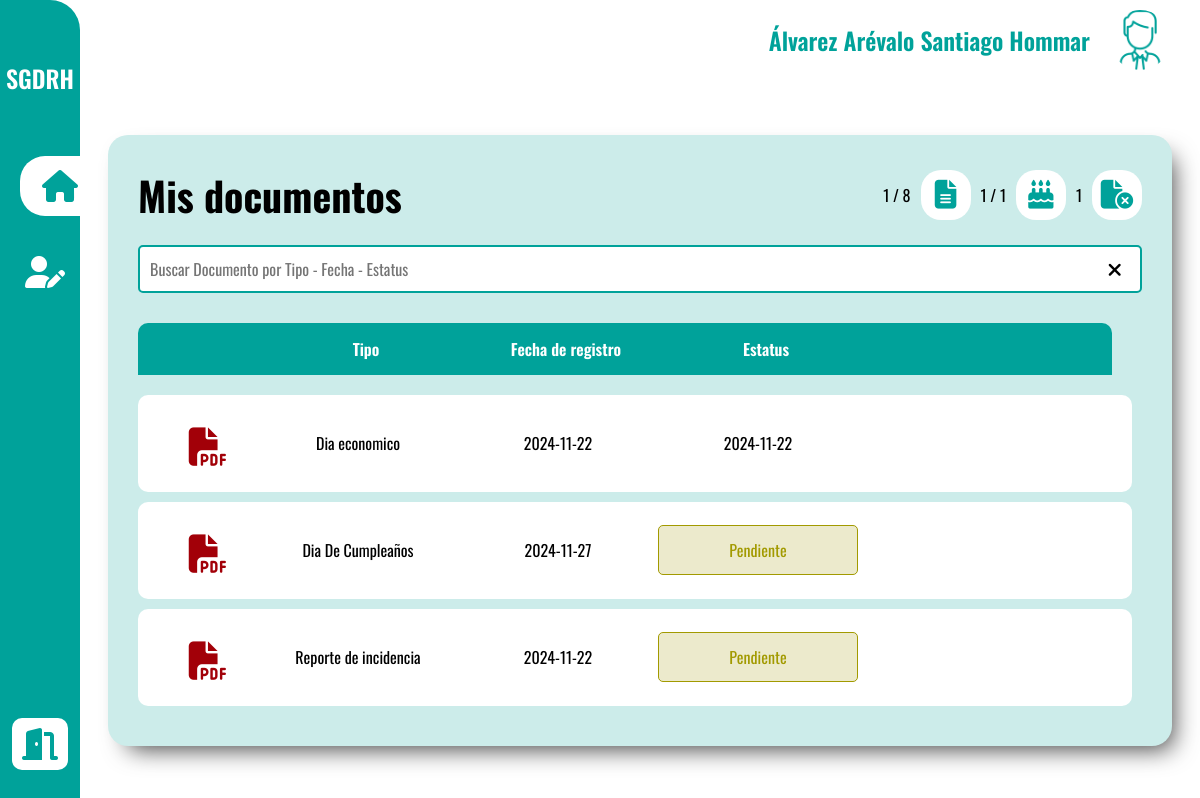
The app's page /public/client_home.php?page=dashboard (signed in) with its own data.
### tables this page shows
CREATE TABLE `documento` (
  `documento_id` int(11) NOT NULL AUTO_INCREMENT,
  `usuario_id` int(11) NOT NULL,
  `documento_tipo` varchar(100) NOT NULL,
  `documento_file` longblob,
  `documento_fechaCreacion` date DEFAULT NULL,
  `documento_estatus` varchar(50) NOT NULL,
  PRIMARY KEY (`documento_id`),
  KEY `usuario_id` (`usuario_id`),
  CONSTRAINT `documento_ibfk_1` FOREIGN KEY (`usuario_id`) REFERENCES `usuario` (`usuario_id`)
);

### src/controllers/DocumentController.php (called while the page is built, shortened)
<?php
require_once MODEL_PATH . 'DocumentModel.php';
class DocumentController
{
    private $documentModel;
    public function __construct($db)
    {
        $this->documentModel = new DocumentModel($db);
    }
    public function showAllDocuments($role, $userID)
    {
        $documents = $this->documentModel->getAllDocuments($role, $userID);
        $diasEconomicos = $this->documentModel->countDiasEconomicos($userID)['diasEconomicos'];
        $diaCumple = $this->documentModel->countDiaCumple($userID)['diaCumple'];
        $reportesIncidencia = $this->documentModel->countReportesIncidencia($userID)['reportesIncidencia'];
        require VIEW_PATH . 'document/list.php';
    }
}

### src/models/DocumentModel.php (called while the page is built, shortened)
<?php
class DocumentModel
{
    private $db;
    public function __construct($db)
    {
        $this->db = $db;
    }
    public function getAllDocuments($role, $userID)
    {
        $query = "SELECT documento.*, usuario.* FROM documento LEFT JOIN usuario ON usuario.usuario_id = documento.usuario_id";
        if ($role == 3) {
            $query .= " WHERE documento.usuario_id = :userID";
            $stmt = $this->db->prepare($query);
            $stmt->bindParam(':userID', $userID, PDO::PARAM_INT);
        } else if ($role == 4) {
            $area_adscripcion = $_SESSION['user_area'];
            $query .= " WHERE usuario.areaAdscripcion_id = :areaAdscripcion";
            $stmt = $this->db->prepare($query);
            $stmt->bindParam(':areaAdscripcion', $area_adscripcion, PDO::PARAM_INT);
        } else if ($role == 5) {
            $user_sindicato = $_SESSION['user_union'];
            $query .= " WHERE usuario.sindicato_id = :userSindicato";
            $stmt = $this->db->prepare($query);
            $stmt->bindParam(':userSindicato', $user_sindicato, PDO::PARAM_STR);
        } else {
            $stmt = $this->db->prepare($query);
        }
        $stmt->execute();
        return $stmt->fetchAll(PDO::FETCH_ASSOC);
    }
    public function countDiasEconomicos($userID)
    {
        $query = "SELECT COUNT(documento_id) AS diasEconomicos FROM documento WHERE documento_tipo = 'Dia economico' AND usuario_id = :userID";
        $stmt = $this->db->prepare($query);
        $stmt->bindParam(':userID', $userID, PDO::PARAM_INT);
        $stmt->execute();
        return $stmt->fetch(PDO::FETCH_ASSOC);
    }
    public function countDiaCumple($userID)
    {
        $query = "SELECT COUNT(documento_id) AS diaCumple FROM documento WHERE documento_tipo = 'Dia de cumpleaños' AND usuario_id = :userID";
        $stmt = $this->db->prepare($query);
        $stmt->bindParam(':userID', $userID, PDO::PARAM_INT);
        $stmt->execute();
        return $stmt->fetch(PDO::FETCH_ASSOC);
    }
    public function countReportesIncidencia($userID)
    {
        $query = "SELECT COUNT(documento_id) AS reportesIncidencia FROM documento WHERE documento_tipo = 'Reporte de incidencia' AND usuario_id = :userID";
        $stmt = $this->db->prepare($query);
        $stmt->bindParam(':userID', $userID, PDO::PARAM_INT);
        $stmt->execute();
        return $stmt->fetch(PDO::FETCH_ASSOC);
    }
}

### server/DB.php (called while the page is built, shortened)
<?php
class DB
{
    private $host = "localhost";
    private $username = "root";
    private $password = "";
    private $database = "sgdrh";
    private $connection;
    public function __construct()
    {
        try {
            $this->connection = new PDO("mysql:host=$this->host;dbname=$this->database;charset=utf8", $this->username, $this->password);
            $this->connection->setAttribute(PDO::ATTR_ERRMODE, PDO::ERRMODE_EXCEPTION);
        } catch (PDOException $e) {
            die("Connection failed: " . $e->getMessage());
        }
    }
    public function prepare($sql)
    {
        return $this->connection->prepare($sql);
    }
}

### src/views/document/list.php (the view, shortened to what this page needs)
<?php if (!empty($documents)) : ?>
    <div class="card_table">
        <div class="card_table_header">
            <h2><?php echo ($_SESSION['user_role'] == 3) ? "Mis documentos" : "Documentos"; ?></h2>
            <div class="card_header_actions">
                <div class="dias_economicos">
                    <span><?= $diasEconomicos; ?> / 8</span>
                    <i class="fa-solid fa-file-lines" title="Dia economico"></i>
                    <span><?= $diaCumple; ?> / 1</span>
                    <i class="fa-solid fa-birthday-cake" title="Dia de cumpleaños"></i>
                    <span><?= $reportesIncidencia; ?></span>
                    <i class="fa-solid fa-file-circle-xmark" title="Reporte de incidencia"></i>
                </div>
            </div>
        </div>
        <div class="card_table_body">
            <div class="search_input" id="searchForm">
                <input type="text" id="searchInput" placeholder="<?php echo ($_SESSION['user_role'] == 3) ? "Buscar Documento por Tipo - Fecha - Estatus" : "Buscar Documento por Empleado - Tipo - Fecha - Estatus" ?>">
                <i class="fa-solid fa-xmark" id="clear_input"></i>
            </div>
            <div class="table_header">
                <span class="header_tipo">Tipo</span>
                <span class="header_fecha">Fecha de registro</span>
                <span class="header_estatus">Estatus</span>
            </div>
            <div class="table_body" id="tableContainer">
                <?php foreach ($documents as $document) : ?>
                    <div class="table_body_item">
                        <span class="row_pdf" title="Descargar <?php echo $document['documento_tipo']; ?>">
                            <a href="download.php?docID=<?php echo $document['documento_id']; ?>"><i class="fa-solid fa-file-pdf"></i></a>
                        </span>
                        <span class="row_tipo"><?php echo $document["documento_tipo"] ?></span>
                        <span class="row_fecha"><?php echo $document["documento_fechaCreacion"] ?></span>
                        <?php
                        $estatusClass = '';
                        switch ($document['documento_estatus']) {
                            case "Pendiente":
                                $estatusClass = 'warning';
                                break;
                        }
                        echo "<span class=\"row_estatus {$estatusClass}\">{$document['documento_estatus']}</span>"; ?>
                    </div>
                <?php endforeach; ?>
            </div>
        </div>
    </div>
<?php endif; ?>

### public/assets/css/components/table.css (style rules this page uses)
.card_table { background: #CCECEA; border-radius: 20px; box-shadow: 10px 12px 24px -9px rgba(0, 0, 0, 0.75); height: auto; max-height: 950px; padding: 20px; width: 90%; max-width: 1400px; margin: auto; }
.card_table .card_table_header { align-items: center; display: flex; justify-content: space-between; padding: 10px; }
.card_table .card_table_header h2 { font-size: 2rem; }
.dias_economicos { align-items: center; display: flex; gap: 10px; justify-content: space-between; width: auto; }
.dias_economicos i { align-items: center; background: #FFFFFF; border-radius: 20px; color: #00A29A; cursor: pointer; font-size: 1.5rem; display: flex; justify-content: center; height: 50px; padding: 10px; width: 50px; }
.card_table .card_table_header .card_header_actions { align-items: center; display: flex; gap: 20px; justify-content: center; }
.card_table .card_table_body { display: flex; flex-direction: column; gap: 10px; justify-content: center; padding: 10px; }
.card_table .card_table_body .search_input { position: relative; }
.card_table .card_table_body .search_input input { border: 2px solid #00A29A; border-radius: 5px; font-size: 1.2rem; outline: none; padding: 10px; width: 100%; }
.card_table .card_table_body .search_input .fa-xmark { cursor: pointer; font-size: 1.2rem; position: absolute; right: 20px; transform: translateY(-50%); top: 55%; }
.card_table .table_header { border-top-left-radius: 10px; border-top-right-radius: 10px; background: #00A29A; align-items: center; color: #FFFFFF; display: flex; margin: 20px 30px 0 0; padding: 10px 20px; }
.card_table .table_body { max-height: 690px; overflow-y: scroll; }
.card_table .table_body .table_body_item { align-items: center; background: #FFFFFF; border-radius: 10px; display: flex; margin: 10px 10px 10px 0; padding: 20px; }
@media (min-width: 768px) { .card_table { width: 95%; min-width: 600px; } }
@media (min-width: 768px) { .card_table .card_table_header h2 { font-size: 2.2rem; } }
@media (min-width: 768px) { .dias_economicos i { font-size: 1.6rem; } }
@media (min-width: 768px) { .card_table .card_table_body .search_input input { font-size: 1rem; } }
@media (min-width: 768px) { .card_table .table_header { padding: 12px 24px; } }
@media (min-width: 1024px) { .card_table { min-width: 800px; max-width: 1200px; } }
@media (min-width: 1024px) { .card_table .card_table_header h2 { font-size: 2.5rem; } }
@media (min-width: 1024px) { .dias_economicos i { font-size: 1.8rem; } }
@media (min-width: 1024px) { .card_table .card_table_body .search_input input { font-size: 1rem; } }
@media (min-width: 1024px) { .card_table .table_header { padding: 14px 28px; } }

### public/assets/css/admin/dashboard.css (style rules this page uses)
.header_empleado, .header_tipo, .header_fecha, .header_estatus, .header_actions { font-size: 1.2rem; font-weight: 600; text-align: center; width: 200px; }
.row_pdf { align-items: center; cursor: pointer; display: flex; font-size: 2rem; justify-content: center; width: 100px; }
.row_pdf a { color: #A20008; }
.row_tipo, .row_fecha, .row_estatus, .row_actions { align-items: center; display: flex; justify-content: center; width: 200px; }
.row_estatus.warning { background: #ECEACC; border-radius: 5px; border: 1px solid #A29A00; color: #A29A00; padding: 5px; }
@media (min-width: 768px) { .header_empleado, .header_tipo, .header_fecha, .header_estatus, .header_actions { font-size: 1rem; } }
@media (min-width: 768px) { .row_pdf { font-size: 1.5rem; } }
@media (min-width: 768px) { .row_tipo { font-size: .8rem; } }
@media (min-width: 768px) { .row_fecha { font-size: .8rem; } }
@media (min-width: 768px) { .row_estatus.success, .row_estatus.warning, .row_estatus.danger { padding: 5px; } }
@media (min-width: 1024px) { .header_empleado, .header_tipo, .header_fecha, .header_estatus, .header_actions { font-size: 1rem; } }
@media (min-width: 1024px) { .row_tipo { font-size: 1rem; } }
@media (min-width: 1024px) { .row_fecha { font-size: 1rem; } }
@media (min-width: 1024px) { .row_pdf { font-size: 2.4rem; } }
@media (min-width: 1024px) { .row_estatus.success, .row_estatus.warning, .row_estatus.danger { padding: 12px; } }

### public/assets/css/page.css (style rules this page uses)
body { display: flex; flex-direction: column; height: 100vh; width: 100vw; }
@media (min-width: 768px) { body { flex-direction: row; } }
@media (min-width: 1024px) { body { flex-direction: row; } }

### public/assets/css/parameters.css (style rules this page uses)
:root { --primary: #00A29A; --secondary: #D9D9D9; --text-primary: #000000; --text-secondary: #FFFFFF; }
* { box-sizing: border-box; font-family: 'Oswald', sans-serif; margin: 0; padding: 0; }

### records on screen
documento: documento_tipo "Dia economico", documento_fechaCreacion "2024-11-22", documento_estatus "2024-11-22"
documento: documento_tipo "Dia De Cumpleaños", documento_fechaCreacion "2024-11-27", documento_estatus "Pendiente"
documento: documento_tipo "Reporte de incidencia", documento_fechaCreacion "2024-11-22", documento_estatus "Pendiente"

### other values on screen
$_SESSION['user_name'] "Álvarez Arévalo Santiago Hommar"
$diasEconomicos "1"
$diaCumple "1"
$reportesIncidencia "1"
